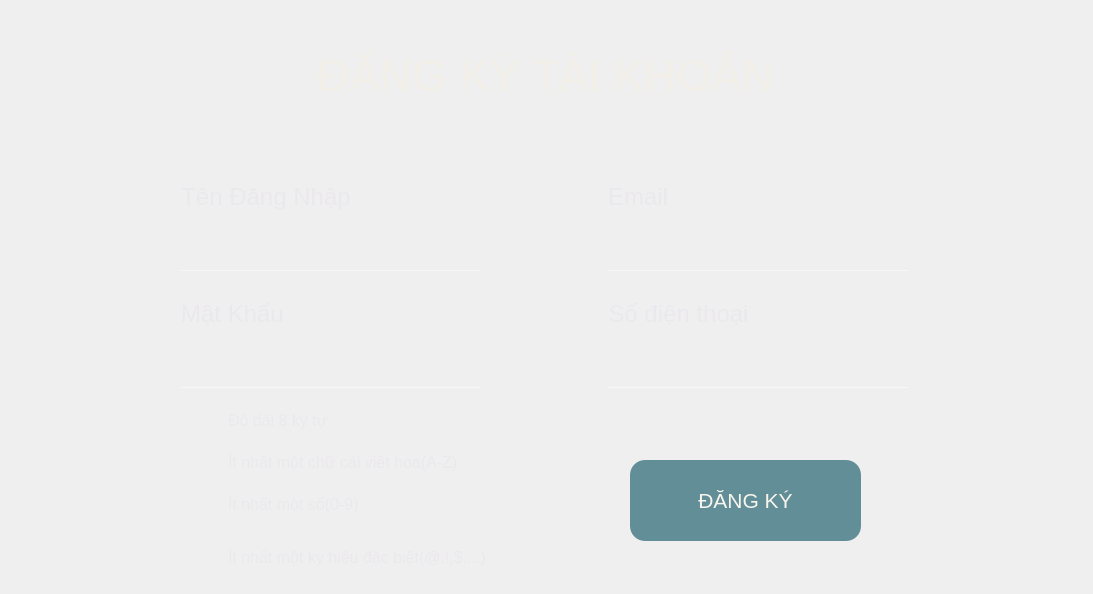
<?xml version="1.0" encoding="UTF-8"?>
<ui version="4.0">
 <class>Sign_In</class>
 <widget class="QWidget" name="Sign_In">
  <property name="geometry">
   <rect>
    <x>0</x>
    <y>0</y>
    <width>1093</width>
    <height>594</height>
   </rect>
  </property>
  <property name="contextMenuPolicy">
   <enum>Qt::NoContextMenu</enum>
  </property>
  <property name="windowTitle">
   <string>Form</string>
  </property>
  <property name="layoutDirection">
   <enum>Qt::LeftToRight</enum>
  </property>
  <property name="styleSheet">
   <string notr="true">background-image: none;</string>
  </property>
  <widget class="QWidget" name="Title" native="true">
   <property name="geometry">
    <rect>
     <x>-10</x>
     <y>20</y>
     <width>1111</width>
     <height>111</height>
    </rect>
   </property>
   <property name="contextMenuPolicy">
    <enum>Qt::NoContextMenu</enum>
   </property>
   <property name="styleSheet">
    <string notr="true">* {
color: rgb(242, 239, 232);
}</string>
   </property>
   <layout class="QGridLayout" name="gridLayout">
    <item row="0" column="0">
     <widget class="QLabel" name="title">
      <property name="font">
       <font>
        <pointsize>34</pointsize>
       </font>
      </property>
      <property name="contextMenuPolicy">
       <enum>Qt::NoContextMenu</enum>
      </property>
      <property name="text">
       <string>ĐĂNG KÝ TÀI KHOẢN</string>
      </property>
      <property name="alignment">
       <set>Qt::AlignCenter</set>
      </property>
     </widget>
    </item>
   </layout>
  </widget>
  <widget class="QWidget" name="SignUp" native="true">
   <property name="geometry">
    <rect>
     <x>630</x>
     <y>460</y>
     <width>231</width>
     <height>81</height>
    </rect>
   </property>
   <property name="sizePolicy">
    <sizepolicy hsizetype="Fixed" vsizetype="Fixed">
     <horstretch>0</horstretch>
     <verstretch>0</verstretch>
    </sizepolicy>
   </property>
   <property name="cursor">
    <cursorShape>PointingHandCursor</cursorShape>
   </property>
   <property name="contextMenuPolicy">
    <enum>Qt::NoContextMenu</enum>
   </property>
   <property name="layoutDirection">
    <enum>Qt::LeftToRight</enum>
   </property>
   <property name="styleSheet">
    <string notr="true">QPushButton {
border-radius: 15px;
background-color: rgb(98, 142, 151) ;
color: rgb(248, 245, 238);
}

QPushButton::hover {
 background-color: rgba(84, 112, 130, 222);
}
</string>
   </property>
   <layout class="QGridLayout" name="gridLayout_2">
    <item row="0" column="0">
     <widget class="QPushButton" name="signBtn">
      <property name="sizePolicy">
       <sizepolicy hsizetype="Expanding" vsizetype="Expanding">
        <horstretch>0</horstretch>
        <verstretch>0</verstretch>
       </sizepolicy>
      </property>
      <property name="minimumSize">
       <size>
        <width>100</width>
        <height>40</height>
       </size>
      </property>
      <property name="font">
       <font>
        <pointsize>16</pointsize>
       </font>
      </property>
      <property name="cursor">
       <cursorShape>PointingHandCursor</cursorShape>
      </property>
      <property name="contextMenuPolicy">
       <enum>Qt::NoContextMenu</enum>
      </property>
      <property name="text">
       <string>ĐĂNG KÝ</string>
      </property>
     </widget>
    </item>
   </layout>
  </widget>
  <widget class="QWidget" name="BackLog" native="true">
   <property name="geometry">
    <rect>
     <x>881</x>
     <y>630</y>
     <width>181</width>
     <height>48</height>
    </rect>
   </property>
   <property name="font">
    <font>
     <pointsize>20</pointsize>
    </font>
   </property>
   <property name="cursor">
    <cursorShape>PointingHandCursor</cursorShape>
   </property>
   <property name="contextMenuPolicy">
    <enum>Qt::NoContextMenu</enum>
   </property>
   <property name="styleSheet">
    <string notr="true">QLabel {
color:rgba(238, 236, 239, 240);
text-decoration: underline;
font-size: 20px;
}

QLabel::hover {
color: rgba(175, 203, 219, 240);
}</string>
   </property>
   <layout class="QGridLayout" name="gridLayout_3">
    <item row="0" column="0">
     <widget class="ClickableLabel" name="backLog">
      <property name="font">
       <font>
        <pointsize>-1</pointsize>
        <underline>true</underline>
       </font>
      </property>
      <property name="cursor">
       <cursorShape>PointingHandCursor</cursorShape>
      </property>
      <property name="contextMenuPolicy">
       <enum>Qt::NoContextMenu</enum>
      </property>
      <property name="text">
       <string>Trang Đăng Nhập</string>
      </property>
     </widget>
    </item>
   </layout>
  </widget>
  <widget class="QWidget" name="MainData" native="true">
   <property name="geometry">
    <rect>
     <x>60</x>
     <y>160</y>
     <width>971</width>
     <height>251</height>
    </rect>
   </property>
   <property name="styleSheet">
    <string notr="true">* {
outline: 0px;
}

QLabel {
color:rgba(234, 232, 236, 230);
}

QLineEdit {
background: rgba(255, 255, 255, 0);
border-radius: 20px;
list-style: none;
border-bottom:1px solid rgba(249, 247, 250, 204);
border-radius: 20px;
color: white;
}</string>
   </property>
   <layout class="QGridLayout" name="gridLayout_4">
    <item row="4" column="0">
     <widget class="QLineEdit" name="PasswordTxt">
      <property name="sizePolicy">
       <sizepolicy hsizetype="Fixed" vsizetype="Fixed">
        <horstretch>0</horstretch>
        <verstretch>0</verstretch>
       </sizepolicy>
      </property>
      <property name="minimumSize">
       <size>
        <width>300</width>
        <height>30</height>
       </size>
      </property>
      <property name="font">
       <font>
        <pointsize>18</pointsize>
       </font>
      </property>
      <property name="cursor">
       <cursorShape>PointingHandCursor</cursorShape>
      </property>
      <property name="focusPolicy">
       <enum>Qt::ClickFocus</enum>
      </property>
      <property name="contextMenuPolicy">
       <enum>Qt::NoContextMenu</enum>
      </property>
      <property name="layoutDirection">
       <enum>Qt::LeftToRight</enum>
      </property>
      <property name="echoMode">
       <enum>QLineEdit::Password</enum>
      </property>
      <property name="alignment">
       <set>Qt::AlignCenter</set>
      </property>
      <property name="clearButtonEnabled">
       <bool>false</bool>
      </property>
     </widget>
    </item>
    <item row="0" column="0">
     <widget class="QLabel" name="fulName">
      <property name="sizePolicy">
       <sizepolicy hsizetype="Fixed" vsizetype="Fixed">
        <horstretch>0</horstretch>
        <verstretch>0</verstretch>
       </sizepolicy>
      </property>
      <property name="font">
       <font>
        <pointsize>18</pointsize>
       </font>
      </property>
      <property name="contextMenuPolicy">
       <enum>Qt::NoContextMenu</enum>
      </property>
      <property name="text">
       <string>Tên Đăng Nhập</string>
      </property>
      <property name="alignment">
       <set>Qt::AlignCenter</set>
      </property>
     </widget>
    </item>
    <item row="3" column="2">
     <widget class="QLabel" name="Phone">
      <property name="sizePolicy">
       <sizepolicy hsizetype="Fixed" vsizetype="Fixed">
        <horstretch>0</horstretch>
        <verstretch>0</verstretch>
       </sizepolicy>
      </property>
      <property name="font">
       <font>
        <pointsize>18</pointsize>
       </font>
      </property>
      <property name="contextMenuPolicy">
       <enum>Qt::NoContextMenu</enum>
      </property>
      <property name="text">
       <string>Số điện thoại</string>
      </property>
      <property name="alignment">
       <set>Qt::AlignCenter</set>
      </property>
     </widget>
    </item>
    <item row="0" column="2">
     <widget class="QLabel" name="Email">
      <property name="sizePolicy">
       <sizepolicy hsizetype="Fixed" vsizetype="Fixed">
        <horstretch>0</horstretch>
        <verstretch>0</verstretch>
       </sizepolicy>
      </property>
      <property name="font">
       <font>
        <pointsize>18</pointsize>
       </font>
      </property>
      <property name="contextMenuPolicy">
       <enum>Qt::NoContextMenu</enum>
      </property>
      <property name="text">
       <string>Email</string>
      </property>
      <property name="alignment">
       <set>Qt::AlignCenter</set>
      </property>
     </widget>
    </item>
    <item row="3" column="0">
     <widget class="QLabel" name="password">
      <property name="sizePolicy">
       <sizepolicy hsizetype="Fixed" vsizetype="Fixed">
        <horstretch>0</horstretch>
        <verstretch>0</verstretch>
       </sizepolicy>
      </property>
      <property name="font">
       <font>
        <pointsize>18</pointsize>
       </font>
      </property>
      <property name="contextMenuPolicy">
       <enum>Qt::NoContextMenu</enum>
      </property>
      <property name="text">
       <string>Mật Khẩu</string>
      </property>
      <property name="alignment">
       <set>Qt::AlignCenter</set>
      </property>
     </widget>
    </item>
    <item row="1" column="2">
     <widget class="QLineEdit" name="EmailTxt">
      <property name="sizePolicy">
       <sizepolicy hsizetype="Fixed" vsizetype="Fixed">
        <horstretch>0</horstretch>
        <verstretch>0</verstretch>
       </sizepolicy>
      </property>
      <property name="minimumSize">
       <size>
        <width>300</width>
        <height>30</height>
       </size>
      </property>
      <property name="font">
       <font>
        <pointsize>18</pointsize>
       </font>
      </property>
      <property name="cursor">
       <cursorShape>PointingHandCursor</cursorShape>
      </property>
      <property name="focusPolicy">
       <enum>Qt::ClickFocus</enum>
      </property>
      <property name="contextMenuPolicy">
       <enum>Qt::NoContextMenu</enum>
      </property>
      <property name="layoutDirection">
       <enum>Qt::LeftToRight</enum>
      </property>
      <property name="frame">
       <bool>false</bool>
      </property>
      <property name="alignment">
       <set>Qt::AlignCenter</set>
      </property>
      <property name="clearButtonEnabled">
       <bool>false</bool>
      </property>
     </widget>
    </item>
    <item row="4" column="2">
     <widget class="QLineEdit" name="PhoneTxt">
      <property name="sizePolicy">
       <sizepolicy hsizetype="Fixed" vsizetype="Fixed">
        <horstretch>0</horstretch>
        <verstretch>0</verstretch>
       </sizepolicy>
      </property>
      <property name="minimumSize">
       <size>
        <width>300</width>
        <height>30</height>
       </size>
      </property>
      <property name="maximumSize">
       <size>
        <width>300</width>
        <height>16777215</height>
       </size>
      </property>
      <property name="font">
       <font>
        <pointsize>18</pointsize>
       </font>
      </property>
      <property name="cursor">
       <cursorShape>PointingHandCursor</cursorShape>
      </property>
      <property name="focusPolicy">
       <enum>Qt::ClickFocus</enum>
      </property>
      <property name="contextMenuPolicy">
       <enum>Qt::NoContextMenu</enum>
      </property>
      <property name="layoutDirection">
       <enum>Qt::LeftToRight</enum>
      </property>
      <property name="echoMode">
       <enum>QLineEdit::Normal</enum>
      </property>
      <property name="alignment">
       <set>Qt::AlignCenter</set>
      </property>
      <property name="clearButtonEnabled">
       <bool>false</bool>
      </property>
     </widget>
    </item>
    <item row="1" column="0">
     <widget class="QLineEdit" name="NameTxt">
      <property name="sizePolicy">
       <sizepolicy hsizetype="Fixed" vsizetype="Fixed">
        <horstretch>0</horstretch>
        <verstretch>0</verstretch>
       </sizepolicy>
      </property>
      <property name="minimumSize">
       <size>
        <width>300</width>
        <height>30</height>
       </size>
      </property>
      <property name="font">
       <font>
        <pointsize>18</pointsize>
       </font>
      </property>
      <property name="cursor">
       <cursorShape>PointingHandCursor</cursorShape>
      </property>
      <property name="focusPolicy">
       <enum>Qt::ClickFocus</enum>
      </property>
      <property name="contextMenuPolicy">
       <enum>Qt::NoContextMenu</enum>
      </property>
      <property name="layoutDirection">
       <enum>Qt::LeftToRight</enum>
      </property>
      <property name="frame">
       <bool>false</bool>
      </property>
      <property name="alignment">
       <set>Qt::AlignCenter</set>
      </property>
      <property name="clearButtonEnabled">
       <bool>false</bool>
      </property>
     </widget>
    </item>
   </layout>
  </widget>
  <widget class="QWidget" name="Password" native="true">
   <property name="geometry">
    <rect>
     <x>190</x>
     <y>400</y>
     <width>321</width>
     <height>171</height>
    </rect>
   </property>
   <property name="styleSheet">
    <string notr="true">* {
outline: 0px;
}

QLabel {
color:rgba(234, 232, 236, 230);
}</string>
   </property>
   <layout class="QGridLayout" name="gridLayout_5">
    <item row="3" column="1">
     <widget class="QLabel" name="SpecSymbolPass">
      <property name="font">
       <font>
        <pointsize>12</pointsize>
       </font>
      </property>
      <property name="text">
       <string>
Ít nhất một ký hiệu đặc biệt(@,!,$,...)</string>
      </property>
      <property name="alignment">
       <set>Qt::AlignLeading|Qt::AlignLeft|Qt::AlignVCenter</set>
      </property>
     </widget>
    </item>
    <item row="1" column="0">
     <widget class="QLabel" name="UpperCaseCheck">
      <property name="sizePolicy">
       <sizepolicy hsizetype="Fixed" vsizetype="Fixed">
        <horstretch>0</horstretch>
        <verstretch>0</verstretch>
       </sizepolicy>
      </property>
      <property name="maximumSize">
       <size>
        <width>32</width>
        <height>32</height>
       </size>
      </property>
      <property name="text">
       <string/>
      </property>
      <property name="pixmap">
       <pixmap resource="res.qrc">:/images/images/cross.png</pixmap>
      </property>
      <property name="scaledContents">
       <bool>true</bool>
      </property>
     </widget>
    </item>
    <item row="2" column="0">
     <widget class="QLabel" name="NumberCheck">
      <property name="sizePolicy">
       <sizepolicy hsizetype="Fixed" vsizetype="Fixed">
        <horstretch>0</horstretch>
        <verstretch>0</verstretch>
       </sizepolicy>
      </property>
      <property name="maximumSize">
       <size>
        <width>32</width>
        <height>32</height>
       </size>
      </property>
      <property name="text">
       <string/>
      </property>
      <property name="pixmap">
       <pixmap resource="res.qrc">:/images/images/cross.png</pixmap>
      </property>
      <property name="scaledContents">
       <bool>true</bool>
      </property>
     </widget>
    </item>
    <item row="0" column="0">
     <widget class="QLabel" name="LengthCheck">
      <property name="sizePolicy">
       <sizepolicy hsizetype="Fixed" vsizetype="Fixed">
        <horstretch>0</horstretch>
        <verstretch>0</verstretch>
       </sizepolicy>
      </property>
      <property name="maximumSize">
       <size>
        <width>32</width>
        <height>32</height>
       </size>
      </property>
      <property name="text">
       <string/>
      </property>
      <property name="pixmap">
       <pixmap resource="res.qrc">:/images/images/cross.png</pixmap>
      </property>
      <property name="scaledContents">
       <bool>true</bool>
      </property>
     </widget>
    </item>
    <item row="3" column="0">
     <widget class="QLabel" name="SpecSymbCheck">
      <property name="sizePolicy">
       <sizepolicy hsizetype="Fixed" vsizetype="Fixed">
        <horstretch>0</horstretch>
        <verstretch>0</verstretch>
       </sizepolicy>
      </property>
      <property name="maximumSize">
       <size>
        <width>32</width>
        <height>32</height>
       </size>
      </property>
      <property name="text">
       <string/>
      </property>
      <property name="pixmap">
       <pixmap resource="res.qrc">:/images/images/cross.png</pixmap>
      </property>
      <property name="scaledContents">
       <bool>true</bool>
      </property>
     </widget>
    </item>
    <item row="1" column="1">
     <widget class="QLabel" name="UppercaseLetter">
      <property name="font">
       <font>
        <pointsize>12</pointsize>
       </font>
      </property>
      <property name="text">
       <string>Ít nhất một chữ cái viết hoa(A-Z)</string>
      </property>
      <property name="alignment">
       <set>Qt::AlignLeading|Qt::AlignLeft|Qt::AlignVCenter</set>
      </property>
     </widget>
    </item>
    <item row="2" column="1">
     <widget class="QLabel" name="NumberPassword">
      <property name="font">
       <font>
        <pointsize>12</pointsize>
       </font>
      </property>
      <property name="text">
       <string>Ít nhất một số(0-9)</string>
      </property>
      <property name="alignment">
       <set>Qt::AlignLeading|Qt::AlignLeft|Qt::AlignVCenter</set>
      </property>
     </widget>
    </item>
    <item row="0" column="1">
     <widget class="QLabel" name="PasswordLength">
      <property name="font">
       <font>
        <pointsize>12</pointsize>
       </font>
      </property>
      <property name="text">
       <string>Độ dài 8 ký tự</string>
      </property>
      <property name="alignment">
       <set>Qt::AlignLeading|Qt::AlignLeft|Qt::AlignVCenter</set>
      </property>
     </widget>
    </item>
   </layout>
  </widget>
 </widget>
 <customwidgets>
  <customwidget>
   <class>ClickableLabel</class>
   <extends>QLabel</extends>
   <header>ClickableLabel.h</header>
  </customwidget>
 </customwidgets>
 <resources>
  <include location="res.qrc"/>
 </resources>
 <connections/>
</ui>
